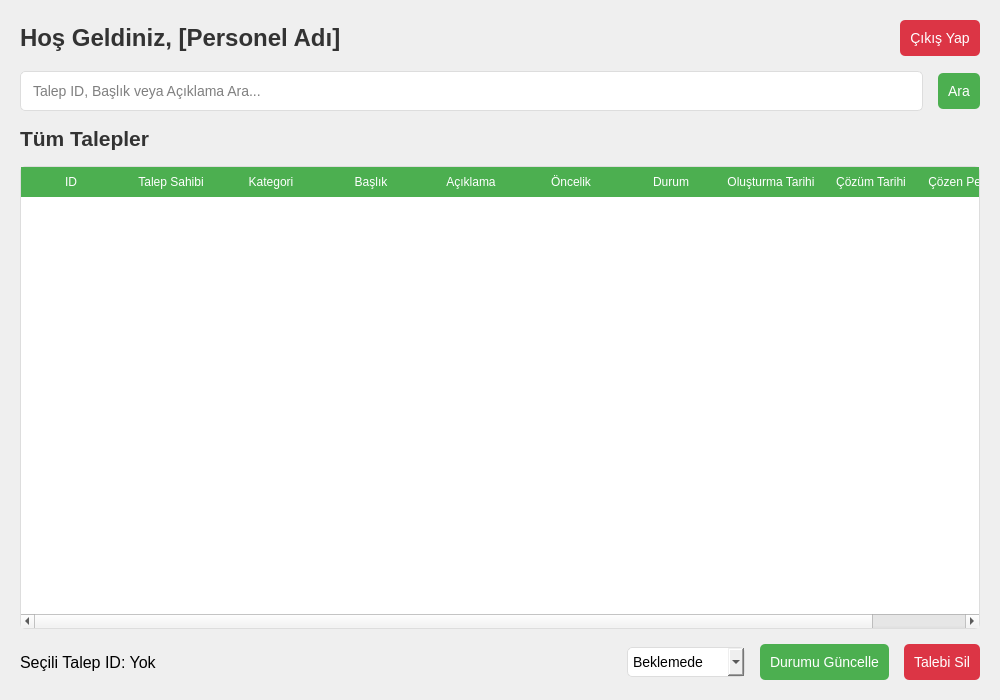
<?xml version="1.0" encoding="UTF-8"?>
<ui version="4.0">
 <class>StaffDashboardUI</class>
 <widget class="QWidget" name="StaffDashboardUI">
  <property name="geometry">
   <rect>
    <x>0</x>
    <y>0</y>
    <width>1000</width>
    <height>700</height>
   </rect>
  </property>
  <property name="windowTitle">
   <string>Personel Paneli</string>
  </property>
  <layout class="QVBoxLayout" name="verticalLayout">
   <property name="spacing">
    <number>15</number>
   </property>
   <property name="leftMargin">
    <number>20</number>
   </property>
   <property name="topMargin">
    <number>20</number>
   </property>
   <property name="rightMargin">
    <number>20</number>
   </property>
   <property name="bottomMargin">
    <number>20</number>
   </property>
   <item>
    <layout class="QHBoxLayout" name="top_bar">
     <item>
      <widget class="QLabel" name="welcome_label">
       <property name="font">
        <font>
         <family>Segoe UI</family>
         <pointsize>18</pointsize>
         <bold>true</bold>
        </font>
       </property>
       <property name="styleSheet">
        <string notr="true">color: #333333;</string>
       </property>
       <property name="text">
        <string>Hoş Geldiniz, [Personel Adı]</string>
       </property>
      </widget>
     </item>
     <item>
      <spacer name="horizontalSpacer">
       <property name="orientation">
        <enum>Qt::Horizontal</enum>
       </property>
       <property name="sizeHint" stdset="0">
        <size>
         <width>40</width>
         <height>20</height>
        </size>
       </property>
      </spacer>
     </item>
     <item>
      <widget class="QPushButton" name="logout_button">
       <property name="styleSheet">
        <string notr="true">QPushButton {
    background-color: #dc3545;
    color: white;
    padding: 10px;
    border: none;
    border-radius: 5px;
    font-size: 14px;
}
QPushButton:hover {
    background-color: #c82333;
}</string>
       </property>
       <property name="text">
        <string>Çıkış Yap</string>
       </property>
      </widget>
     </item>
    </layout>
   </item>
   <item>
    <layout class="QHBoxLayout" name="search_layout">
     <item>
      <widget class="QLineEdit" name="search_input">
       <property name="styleSheet">
        <string notr="true">QLineEdit {
    padding: 10px;
    border: 1px solid #ddd;
    border-radius: 5px;
    font-size: 14px;
}</string>
       </property>
       <property name="placeholderText">
        <string>Talep ID, Başlık veya Açıklama Ara...</string>
       </property>
      </widget>
     </item>
     <item>
      <widget class="QPushButton" name="search_button">
       <property name="styleSheet">
        <string notr="true">QPushButton {
    background-color: #4CAF50;
    color: white;
    padding: 10px;
    border: none;
    border-radius: 5px;
    font-size: 14px;
}
QPushButton:hover {
    background-color: #45a049;
}</string>
       </property>
       <property name="text">
        <string>Ara</string>
       </property>
      </widget>
     </item>
    </layout>
   </item>
   <item>
    <widget class="QLabel" name="requests_title">
     <property name="font">
      <font>
       <family>Segoe UI</family>
       <pointsize>16</pointsize>
       <bold>true</bold>
      </font>
     </property>
     <property name="styleSheet">
      <string notr="true">color: #333333;</string>
     </property>
     <property name="text">
      <string>Tüm Talepler</string>
     </property>
    </widget>
   </item>
   <item>
    <widget class="QTableWidget" name="requests_table">
     <property name="styleSheet">
      <string notr="true">QTableWidget {
    border: 1px solid #ddd;
    border-radius: 5px;
    background-color: white;
}
QHeaderView::section {
    background-color: #4CAF50;
    color: white;
    padding: 5px;
    border: 1px solid #4CAF50;
}</string>
     </property>
     <column>
      <property name="text">
       <string>ID</string>
      </property>
     </column>
     <column>
      <property name="text">
       <string>Talep Sahibi</string>
      </property>
     </column>
     <column>
      <property name="text">
       <string>Kategori</string>
      </property>
     </column>
     <column>
      <property name="text">
       <string>Başlık</string>
      </property>
     </column>
     <column>
      <property name="text">
       <string>Açıklama</string>
      </property>
     </column>
     <column>
      <property name="text">
       <string>Öncelik</string>
      </property>
     </column>
     <column>
      <property name="text">
       <string>Durum</string>
      </property>
     </column>
     <column>
      <property name="text">
       <string>Oluşturma Tarihi</string>
      </property>
     </column>
     <column>
      <property name="text">
       <string>Çözüm Tarihi</string>
      </property>
     </column>
     <column>
      <property name="text">
       <string>Çözen Personel</string>
      </property>
     </column>
    </widget>
   </item>
   <item>
    <layout class="QHBoxLayout" name="management_layout">
     <item>
      <widget class="QLabel" name="selected_request_label">
       <property name="font">
        <font>
         <family>Segoe UI</family>
         <pointsize>12</pointsize>
        </font>
       </property>
       <property name="text">
        <string>Seçili Talep ID: Yok</string>
       </property>
      </widget>
     </item>
     <item>
      <spacer name="horizontalSpacer_2">
       <property name="orientation">
        <enum>Qt::Horizontal</enum>
       </property>
       <property name="sizeHint" stdset="0">
        <size>
         <width>40</width>
         <height>20</height>
        </size>
       </property>
      </spacer>
     </item>
     <item>
      <widget class="QComboBox" name="status_combo">
       <property name="styleSheet">
        <string notr="true">QComboBox {
    padding: 5px;
    border: 1px solid #ddd;
    border-radius: 5px;
    font-size: 14px;
}</string>
       </property>
       <item>
        <property name="text">
         <string>Beklemede</string>
        </property>
       </item>
       <item>
        <property name="text">
         <string>Devam Ediyor</string>
        </property>
       </item>
       <item>
        <property name="text">
         <string>Tamamlandı</string>
        </property>
       </item>
       <item>
        <property name="text">
         <string>İptal Edildi</string>
        </property>
       </item>
      </widget>
     </item>
     <item>
      <widget class="QPushButton" name="update_button">
       <property name="styleSheet">
        <string notr="true">QPushButton {
    background-color: #4CAF50;
    color: white;
    padding: 10px;
    border: none;
    border-radius: 5px;
    font-size: 14px;
}
QPushButton:hover {
    background-color: #45a049;
}</string>
       </property>
       <property name="text">
        <string>Durumu Güncelle</string>
       </property>
      </widget>
     </item>
     <item>
      <widget class="QPushButton" name="delete_button">
       <property name="styleSheet">
        <string notr="true">QPushButton {
    background-color: #dc3545;
    color: white;
    padding: 10px;
    border: none;
    border-radius: 5px;
    font-size: 14px;
}
QPushButton:hover {
    background-color: #c82333;
}</string>
       </property>
       <property name="text">
        <string>Talebi Sil</string>
       </property>
      </widget>
     </item>
    </layout>
   </item>
  </layout>
 </widget>
 <resources/>
 <connections/>
</ui> 
